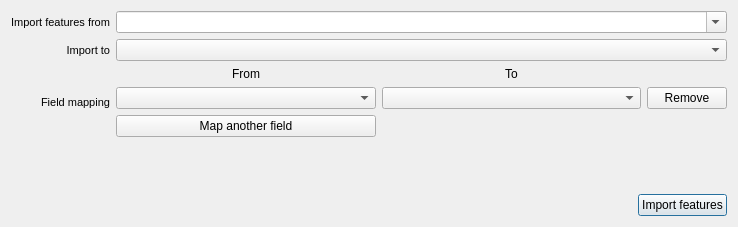
<?xml version="1.0" encoding="UTF-8"?>
<ui version="4.0">
 <class>ImportDialogBase</class>
 <widget class="QDialog" name="ImportDialogBase">
  <property name="geometry">
   <rect>
    <x>0</x>
    <y>0</y>
    <width>738</width>
    <height>227</height>
   </rect>
  </property>
  <property name="windowTitle">
   <string>MLA Paddock Power | Import</string>
  </property>
  <property name="toolTip">
   <string>Use this tool to import data to your MLA Paddock Power Workspace</string>
  </property>
  <property name="styleSheet">
   <string notr="true"/>
  </property>
  <property name="modal">
   <bool>false</bool>
  </property>
  <layout class="QGridLayout" name="grid" columnstretch="0,3,0">
   <item row="0" column="0">
    <widget class="QLabel" name="importLayerLabel">
     <property name="sizePolicy">
      <sizepolicy hsizetype="Minimum" vsizetype="Minimum">
       <horstretch>0</horstretch>
       <verstretch>0</verstretch>
      </sizepolicy>
     </property>
     <property name="font">
      <font>
       <pointsize>8</pointsize>
      </font>
     </property>
     <property name="text">
      <string notr="true">Import features from</string>
     </property>
     <property name="alignment">
      <set>Qt::AlignRight|Qt::AlignTrailing|Qt::AlignVCenter</set>
     </property>
    </widget>
   </item>
   <item row="0" column="1" colspan="2">
    <widget class="QgsMapLayerComboBox" name="importLayerComboBox">
     <property name="toolTip">
      <string>Select a layer from the current QGIS project …</string>
     </property>
     <property name="editable">
      <bool>true</bool>
     </property>
     <property name="placeholderText">
      <string>Select layer to import …</string>
     </property>
    </widget>
   </item>
   <item row="4" column="0" colspan="2">
    <spacer name="horizontalSpacer">
     <property name="orientation">
      <enum>Qt::Horizontal</enum>
     </property>
     <property name="sizeHint" stdset="0">
      <size>
       <width>40</width>
       <height>20</height>
      </size>
     </property>
    </spacer>
   </item>
   <item row="1" column="1" colspan="2">
    <widget class="QComboBox" name="importAsComboBox"/>
   </item>
   <item row="4" column="2">
    <widget class="QPushButton" name="importButton">
     <property name="text">
      <string>Import features</string>
     </property>
    </widget>
   </item>
   <item row="1" column="0">
    <widget class="QLabel" name="targetLayerLabel">
     <property name="sizePolicy">
      <sizepolicy hsizetype="Minimum" vsizetype="Minimum">
       <horstretch>0</horstretch>
       <verstretch>0</verstretch>
      </sizepolicy>
     </property>
     <property name="font">
      <font>
       <pointsize>8</pointsize>
      </font>
     </property>
     <property name="text">
      <string notr="true">Import to</string>
     </property>
     <property name="alignment">
      <set>Qt::AlignRight|Qt::AlignTrailing|Qt::AlignVCenter</set>
     </property>
    </widget>
   </item>
   <item row="3" column="1">
    <spacer name="verticalSpacer">
     <property name="orientation">
      <enum>Qt::Vertical</enum>
     </property>
     <property name="sizeHint" stdset="0">
      <size>
       <width>20</width>
       <height>40</height>
      </size>
     </property>
    </spacer>
   </item>
   <item row="2" column="0">
    <widget class="QLabel" name="mapFieldsLabel">
     <property name="sizePolicy">
      <sizepolicy hsizetype="Minimum" vsizetype="Minimum">
       <horstretch>0</horstretch>
       <verstretch>0</verstretch>
      </sizepolicy>
     </property>
     <property name="font">
      <font>
       <pointsize>8</pointsize>
      </font>
     </property>
     <property name="text">
      <string notr="true">Field mapping</string>
     </property>
     <property name="alignment">
      <set>Qt::AlignRight|Qt::AlignTrailing|Qt::AlignVCenter</set>
     </property>
    </widget>
   </item>
   <item row="2" column="1" colspan="2">
    <layout class="QGridLayout" name="fieldMapGrid" columnstretch="1,1,0">
     <item row="2" column="0">
      <widget class="QPushButton" name="mapFieldButton">
       <property name="text">
        <string>Map another field</string>
       </property>
      </widget>
     </item>
     <item row="1" column="2">
      <widget class="QPushButton" name="unmapFieldButton">
       <property name="toolTip">
        <string>Remove field mapping …</string>
       </property>
       <property name="text">
        <string>Remove</string>
       </property>
      </widget>
     </item>
     <item row="1" column="0">
      <widget class="QgsFieldComboBox" name="importLayerFieldComboBox">
       <property name="placeholderText">
        <string>Select source field …</string>
       </property>
      </widget>
     </item>
     <item row="1" column="1">
      <widget class="QgsFieldComboBox" name="targetLayerFieldComboBox">
       <property name="placeholderText">
        <string>Select Paddock Power field …</string>
       </property>
      </widget>
     </item>
     <item row="0" column="0">
      <widget class="QLabel" name="importLayerFieldLabel">
       <property name="text">
        <string>From</string>
       </property>
       <property name="alignment">
        <set>Qt::AlignCenter</set>
       </property>
      </widget>
     </item>
     <item row="0" column="1">
      <widget class="QLabel" name="targetLayerFieldLabel">
       <property name="text">
        <string>To</string>
       </property>
       <property name="alignment">
        <set>Qt::AlignCenter</set>
       </property>
      </widget>
     </item>
    </layout>
   </item>
  </layout>
 </widget>
 <customwidgets>
  <customwidget>
   <class>QgsFieldComboBox</class>
   <extends>QComboBox</extends>
   <header>qgsfieldcombobox.h</header>
  </customwidget>
  <customwidget>
   <class>QgsMapLayerComboBox</class>
   <extends>QComboBox</extends>
   <header>qgsmaplayercombobox.h</header>
  </customwidget>
 </customwidgets>
 <resources/>
 <connections/>
</ui>
